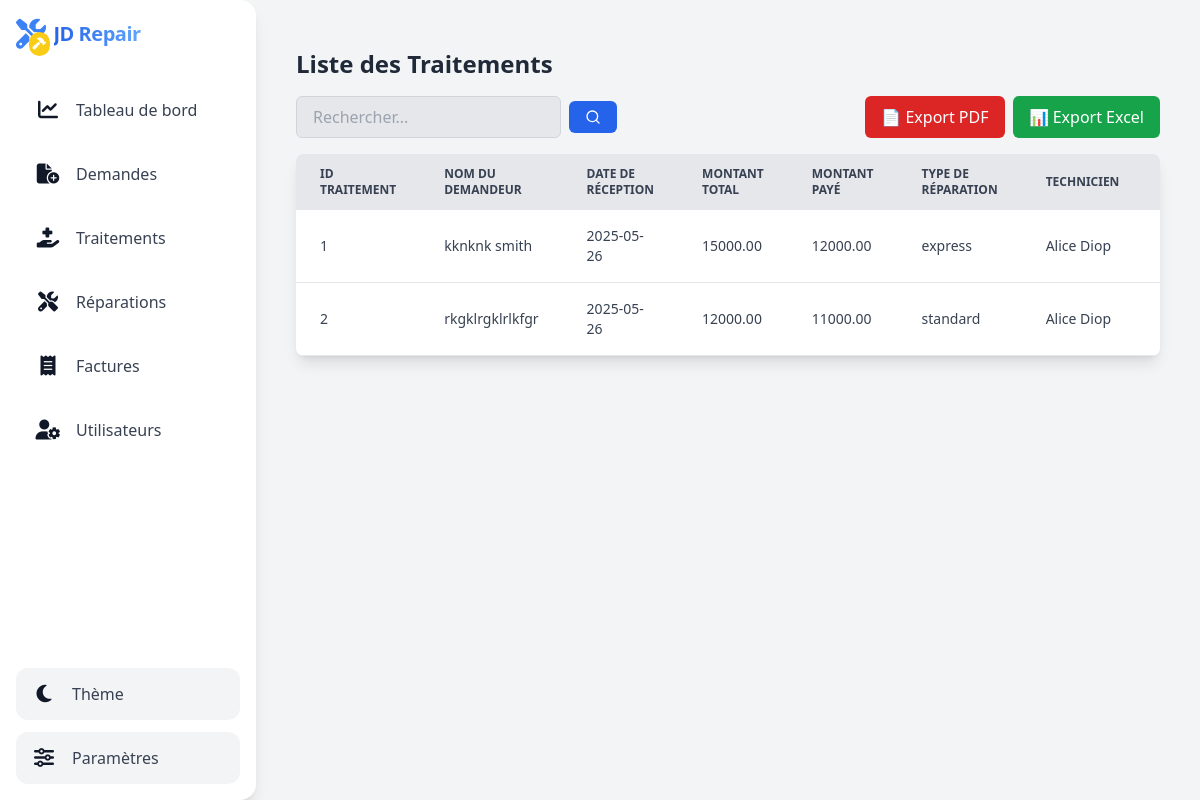
The app's page /admin/traitement/index.php with its own data.
### tables this page shows
CREATE TABLE `traitement` (
  `id_traitement` int(11) NOT NULL,
  `id_demande` int(11) NOT NULL,
  `date_reception` date NOT NULL,
  `montant_total` decimal(10,2) NOT NULL DEFAULT 0.00,
  `montant_paye` decimal(10,2) DEFAULT 0.00,
  `reste_a_payer` decimal(10,2) GENERATED ALWAYS AS (`montant_total` - `montant_paye`) STORED,
  `type_reparation` enum('express','standard') DEFAULT 'standard',
  `id_technicien` int(11) DEFAULT NULL
);

CREATE TABLE `demande_reparation` (
  `id_demande` int(11) NOT NULL,
  `nom_complet` varchar(100) NOT NULL,
  `numero` varchar(20) NOT NULL,
  `email` varchar(100) DEFAULT NULL,
  `adresse` varchar(255) DEFAULT NULL,
  `marque_telephone` varchar(50) NOT NULL,
  `probleme` text NOT NULL,
  `date_demande` date NOT NULL,
  `type_reparation` enum('express','standard') DEFAULT 'standard'
);

CREATE TABLE `utilisateurs` (
  `id_utilisateur` int(11) NOT NULL,
  `nom_complet` varchar(100) NOT NULL,
  `email` varchar(100) NOT NULL,
  `mot_de_passe` varchar(255) NOT NULL,
  `role` enum('admin','technicien') DEFAULT 'technicien'
);

### admin/traitement/index.php (the view, shortened to what this page needs)
<?php
include $_SERVER['DOCUMENT_ROOT'].'/JD_REPAIR/config/db.php';
include $_SERVER['DOCUMENT_ROOT'].'/JD_REPAIR/includes/header.php';
include $_SERVER['DOCUMENT_ROOT'].'/JD_REPAIR/includes/sidebar.php';
$stmt = $pdo->prepare("
    SELECT
        t.id_traitement,
        d.id_demande,
        d.nom_complet AS nom_demandeur,
        t.date_reception,
        t.montant_total AS montant_traitement,
        t.montant_paye AS montant_paye_traitement,
        t.type_reparation,
        u.id_utilisateur AS id_technicien,
        u.nom_complet AS nom_technicien
    FROM traitement t
    JOIN demande_reparation d ON t.id_demande = d.id_demande
    LEFT JOIN utilisateurs u ON t.id_technicien = u.id_utilisateur
    ORDER BY t.date_reception DESC
");
$stmt->execute();
$traitements = $stmt->fetchAll();
?>
<div id="main-content" class="flex-1 overflow-x-hidden overflow-y-auto p-6 transition-all duration-300 md:ml-64">
    <div class="container mx-auto py-6 px-4">
        <h2 class="text-2xl font-semibold text-gray-800 dark:text-white mb-4">Liste des Traitements</h2>
        <div class="flex flex-col md:flex-row justify-between mb-4 gap-4">
            <form id="searchForm" class="flex items-center">
                <input type="text" id="searchInput" placeholder="Rechercher..." class="px-4 py-2 bg-gray-200 text-gray-800 border border-gray-300 rounded-md" onkeyup="searchTable()" />
                <button type="button" class="ml-2 px-4 py-2 bg-blue-600 text-white rounded-md hover:bg-blue-700">
                    <i data-lucide="search" class="w-4 h-4"></i>
                </button>
            </form>
            <div class="flex gap-2">
                <button onclick="exportToPDF()" class="px-4 py-2 bg-red-600 hover:bg-red-700 text-white rounded-md">📄 Export PDF</button>
                <button onclick="exportToExcel()" class="px-4 py-2 bg-green-600 hover:bg-green-700 text-white rounded-md">📊 Export Excel</button>
            </div>
        </div>
        <div class="overflow-x-auto bg-white dark:bg-gray-900 rounded-lg shadow-lg">
            <table id="traitementTable" class="min-w-full text-sm text-left text-gray-700 dark:text-gray-200">
                <thead class="text-xs text-gray-700 uppercase bg-gray-200 dark:bg-gray-700 dark:text-gray-200">
                    <tr>
                        <th class="px-6 py-3">ID Traitement</th>
                        <th class="px-6 py-3">Nom du Demandeur</th>
                        <th class="px-6 py-3">Date de Réception</th>
                        <th class="px-6 py-3">Montant Total</th>
                        <th class="px-6 py-3">Montant Payé</th>
                        <th class="px-6 py-3">Type de Réparation</th>
                        <th class="px-6 py-3">Technicien</th>
                        <th class="px-6 py-3 no-export">Actions</th>
                    </tr>
                </thead>
                <tbody id="traitementsTableBody">
                    <?php foreach ($traitements as $traitement): ?>
                        <tr class="border-b border-gray-200 dark:border-gray-700 hover:bg-gray-50 dark:hover:bg-gray-700">
                            <td class="px-6 py-4"><?= htmlspecialchars($traitement['id_traitement']) ?></td>
                            <td class="px-6 py-4"><?= htmlspecialchars($traitement['nom_demandeur']) ?></td>
                            <td class="px-6 py-4"><?= htmlspecialchars($traitement['date_reception']) ?></td>
                            <td class="px-6 py-4"><?= htmlspecialchars($traitement['montant_traitement']) ?></td>
                            <td class="px-6 py-4"><?= htmlspecialchars($traitement['montant_paye_traitement']) ?></td>
                            <td class="px-6 py-4"><?= htmlspecialchars($traitement['type_reparation']) ?></td>
                            <td class="px-6 py-4"><?= htmlspecialchars($traitement['nom_technicien'] ?: 'Non assigné') ?></td>
                            <td class="px-6 py-4 flex gap-2 no-export">
                            </td>
                        </tr>
                    <?php endforeach; ?>
                </tbody>
            </table>
        </div>
    </div>
</div>

### records on screen
traitement: id_traitement "1", id_demande.nom_complet "kknknk smith", date_reception "2025-05-26", montant_total "15000.00", montant_paye "12000.00", type_reparation "express", id_technicien.nom_complet "Alice Diop"
traitement: id_traitement "2", id_demande.nom_complet "rkgklrgklrlkfgr", date_reception "2025-05-26", montant_total "12000.00", montant_paye "11000.00", type_reparation "standard", id_technicien.nom_complet "Alice Diop"
